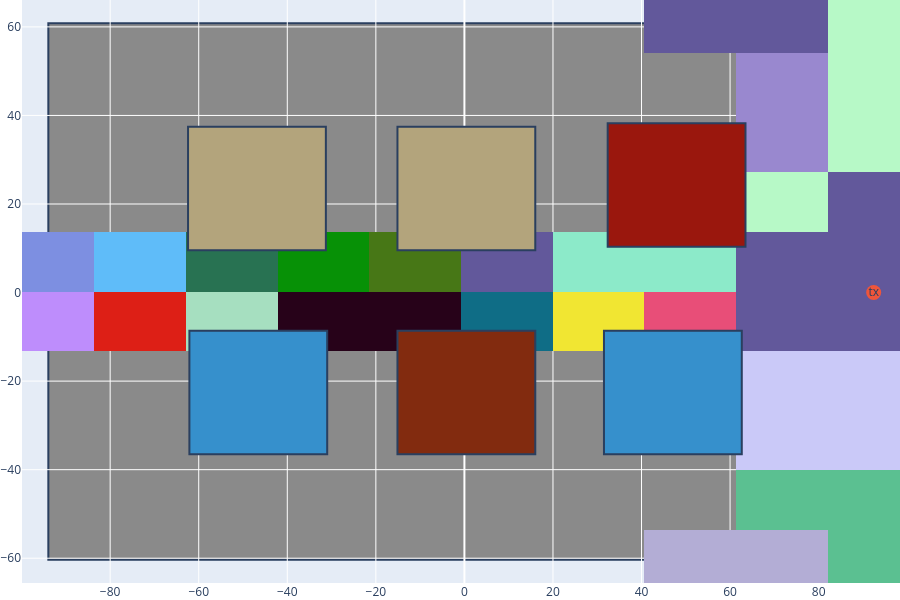

Write notebook code for a chart like this one.
### Code cell
# TODO: animate this slider ? https://plotly.com/python/animations/

x_positions = jnp.linspace(x.min(), x.max(), 2)

for i, x_pos in enumerate(tqdm(x_positions, leave=False)):
    with reuse() as fig:
        draw_mesh_2d(scene.mesh, fig)
        scene_grid = eqx.tree_at(
            lambda s: s.transmitters,
            scene_grid,
            scene_grid.transmitters.at[0].set(x_pos),
        )
        cluster_ids = jnp.zeros(batch, dtype=jnp.int32)
        cluster_hashes = {0: b""}
        has_multipath = jnp.zeros(batch, dtype=bool)

        for order in trange(0, 2, leave=False):
            for paths in tqdm(scene_grid.compute_paths(order=order, chunk_size=1_000), leave=False):
                new_cluster_ids = paths.multipath_clusters()
                new_cluster_hashes = get_cluster_hashes(new_cluster_ids, paths.mask)
                has_multipath |= paths.mask.any(axis=-1)
                cluster_ids, cluster_hashes = merge_cluster_ids_and_hashes(
                    cluster_ids, new_cluster_ids, cluster_hashes, new_cluster_hashes
                )

        if not has_multipath.all():
            cluster_id = jnp.max(cluster_ids, initial=0, where=~has_multipath)
            cluster_hashes[-1] = cluster_hashes.pop(int(cluster_id))

        cluster_ids = jnp.where(has_multipath, cluster_ids, -1)
        unique_ids, renumbered_cluster_ids = jnp.unique(
            cluster_ids, return_inverse=True
        )
        renumbered_cluster_ids = renumbered_cluster_ids.reshape(cluster_ids.shape)
        renumbered_cluster_hashes = {
            i: cluster_hashes[int(id_)] for i, id_ in enumerate(unique_ids)
        }
        colorscale = create_discrete_colorscale(
            renumbered_cluster_ids,
            renumbered_cluster_hashes,
            first_is_multipath_cluster=bool(~has_multipath.all()),
        )

        tx_x, tx_y, _ = scene_grid.transmitters.reshape(3, 1)

        fig.add_scatter(
            x=tx_x,
            y=tx_y,
            mode="markers+text",
            text=["tx"],
            marker={"color":"#EF553B", "size": 15},
            showlegend=False,
        )

        fig.add_heatmap(
            x=np.asarray(x[0, :]),
            y=np.asarray(y[:, 0]),
            z=np.asarray(renumbered_cluster_ids),
            colorscale=colorscale,
            hovertemplate="Cluster id: %{z}",
            showscale=False,
        )

        min_dist = min_distance_between_clusters(scene_grid.receivers, cluster_ids)

        unique_cluster_ids = jnp.unique(cluster_ids)
        unique_cluster_ids = unique_cluster_ids[unique_cluster_ids != -1]
        mean_min_dist = jnp.empty_like(unique_cluster_ids, dtype=jnp.float32)

        for i, cluster_id in enumerate(unique_cluster_ids):
            same_cluster = cluster_ids == cluster_id
            mean_min_dist = mean_min_dist.at[i].set(
                jnp.mean(min_dist, where=same_cluster)
            )

        counts, bins = np.histogram(mean_min_dist, bins=30)
        bins = 0.5 * (bins[:-1] + bins[1:])


        #fig.add_bar(
        #    x=bins,
        #    y=counts / counts.sum(),
        #    showlegend=False,
        #    visible=False,
        #    row=1,
        #    col=2,
        #)


        fig.update_layout(
            height=600,
            xaxis={"range": [x.min() - 5, x.max() + 5]},
            yaxis={"range": [y.min() - 5, y.max() + 5], "scaleanchor": "x", "scaleratio": 1},
        )
        fig.update_layout(
            scene = dict(xaxis = dict(showgrid = False,showticklabels = False, visible=False),
                                   yaxis = dict(showgrid = False,showticklabels = False, visible=False),
                                   zaxis = dict(showgrid = False,showticklabels = False, visible=False)
             ),
                margin=dict(l=0, r=0, t=0, b=0),)

        fig.write_image(f"mcm_{i:04d}.pdf")

fig

### Figure 1 — Plotly figure (JSON) as saved in the notebook; plotly's stock layout.template omitted (floating-point values rounded to 4 significant figures)
{"data": [{"marker": {"color": "#EF553B", "size": 15}, "mode": "markers+text", "showlegend": false, "text": ["tx"], "type": "scatter", "x": [92.43], "y": [0]}, {"colorscale": [[0, "rgba(0,0,0,0)"], [0.05, "rgba(0,0,0,0)"], [0.05, "rgb(179,173,213)"], [0.1, "rgb(179,173,213)"], [0.1, "rgb(91,192,145)"], [0.15, "rgb(91,192,145)"], [0.15, "rgb(202,201,248)"], [0.2, "rgb(202,201,248)"], [0.2, "rgb(190,141,252)"], [0.25, "rgb(190,141,252)"], [0.25, "rgb(221,31,22)"], [0.3, "rgb(221,31,22)"], [0.3, "rgb(166,223,192)"], [0.35, "rgb(166,223,192)"], [0.35, "rgb(39,2,25)"], [0.4, "rgb(39,2,25)"], [0.4, "rgb(15,109,134)"], [0.45, "rgb(15,109,134)"], [0.45, "rgb(241,230,50)"], [0.5, "rgb(241,230,50)"], [0.5, "rgb(232,78,120)"], [0.55, "rgb(232,78,120)"], [0.55, "rgb(98,88,155)"], [0.6, "rgb(98,88,155)"], [0.6, "rgb(125,143,225)"], [0.65, "rgb(125,143,225)"], [0.65, "rgb(95,188,249)"], [0.7, "rgb(95,188,249)"], [0.7, "rgb(40,114,82)"], [0.75, "rgb(40,114,82)"], [0.75, "rgb(7,145,6)"], [0.8, "rgb(7,145,6)"], [0.8, "rgb(71,119,22)"], [0.85, "rgb(71,119,22)"], [0.85, "rgb(140,234,201)"], [0.9, "rgb(140,234,201)"], [0.9, "rgb(183,249,199)"], [0.95, "rgb(183,249,199)"], [0.95, "rgb(153,136,207)"], [1, "rgb(153,136,207)"]], "hovertemplate": "Cluster id: %{z}", "showscale": false, "type": "heatmap", "x": [-93.97, -73.26, -52.55, -31.84, -11.12, 9.585, 30.3, 51.01, 71.72, 92.43], "y": [-60.33, -46.87, -33.41, -19.95, -6.491, 6.968, 20.43, 33.89, 47.35, 60.81], "z": [[0, 0, 0, 0, 0, 0, 0, 1, 1, 2], [0, 0, 0, 0, 0, 0, 0, 0, 2, 2], [0, 0, 0, 0, 0, 0, 0, 0, 3, 3], [0, 0, 0, 0, 0, 0, 0, 0, 3, 3], [4, 5, 6, 7, 7, 8, 9, 10, 11, 11], [12, 13, 14, 15, 16, 11, 17, 17, 11, 11], [0, 0, 0, 0, 0, 0, 0, 0, 18, 11], [0, 0, 0, 0, 0, 0, 0, 0, 19, 18], [0, 0, 0, 0, 0, 0, 0, 0, 19, 18], [0, 0, 0, 0, 0, 0, 0, 11, 11, 18]]}], "layout": {"height": 600, "margin": {"b": 0, "l": 0, "r": 0, "t": 0}, "scene": {"xaxis": {"showgrid": false, "showticklabels": false, "visible": false}, "yaxis": {"showgrid": false, "showticklabels": false, "visible": false}, "zaxis": {"showgrid": false, "showticklabels": false, "visible": false}}, "shapes": [{"fillcolor": "rgb(54, 144, 204)", "type": "rect", "x0": -62.11, "x1": -30.99, "y0": -36.5, "y1": -8.613}, {"fillcolor": "rgb(130, 43, 15)", "type": "rect", "x0": -15.12, "x1": 16.0, "y0": -36.5, "y1": -8.613}, {"fillcolor": "rgb(54, 144, 204)", "type": "rect", "x0": 31.52, "x1": 62.64, "y0": -36.5, "y1": -8.613}, {"fillcolor": "rgb(179, 164, 124)", "type": "rect", "x0": -15.12, "x1": 16.0, "y0": 9.572, "y1": 37.46}, {"fillcolor": "rgb(179, 164, 124)", "type": "rect", "x0": -62.41, "x1": -31.29, "y0": 9.572, "y1": 37.46}, {"fillcolor": "rgb(154, 23, 13)", "type": "rect", "x0": 32.36, "x1": 63.48, "y0": 10.34, "y1": 38.22}, {"fillcolor": "rgb(138, 138, 138)", "layer": "below", "type": "rect", "x0": -93.97, "x1": 92.43, "y0": -60.33, "y1": 60.81}], "xaxis": {"range": [-98.97, 97.43]}, "yaxis": {"range": [-65.33, 65.81], "scaleanchor": "x", "scaleratio": 1}}}
